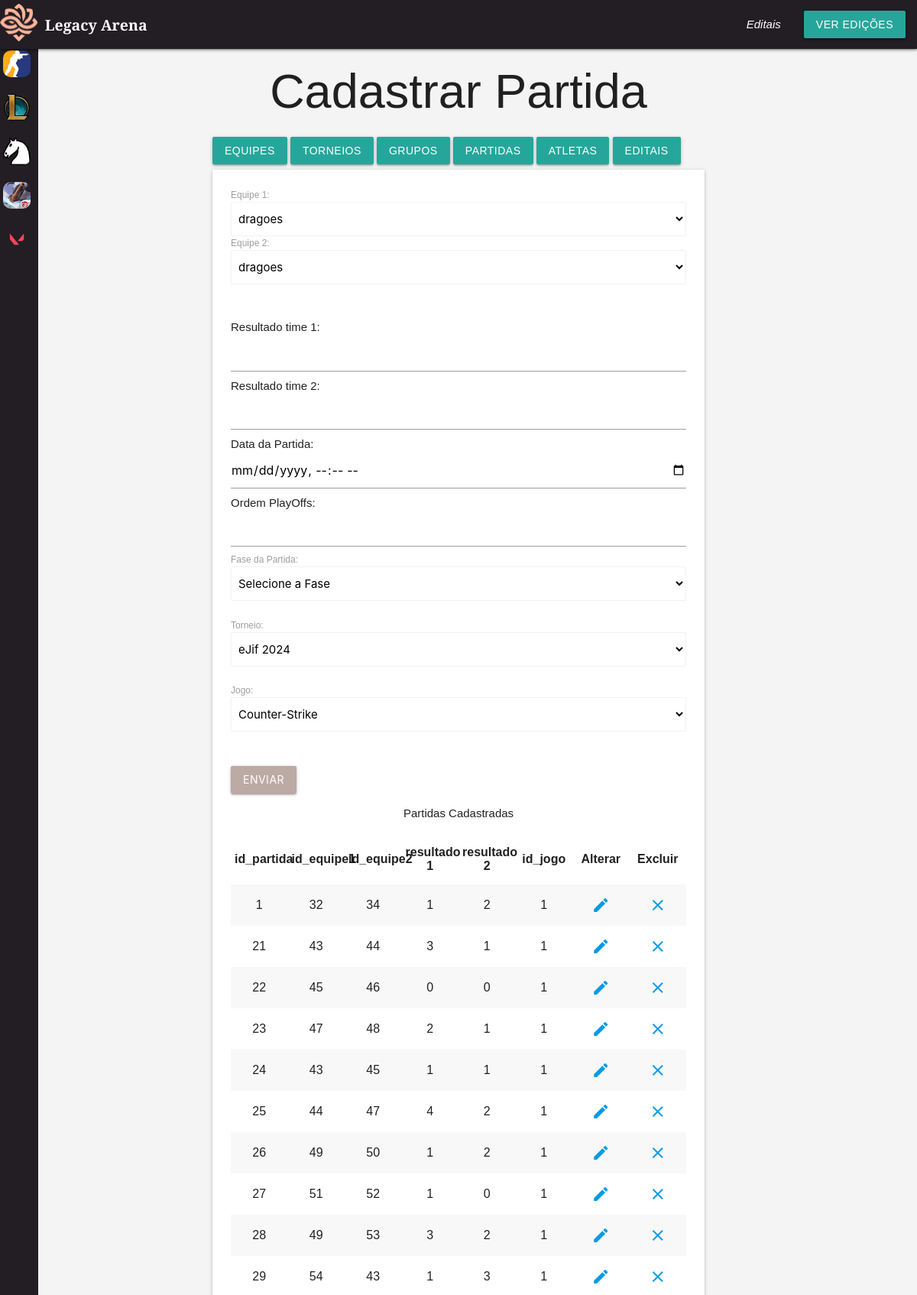
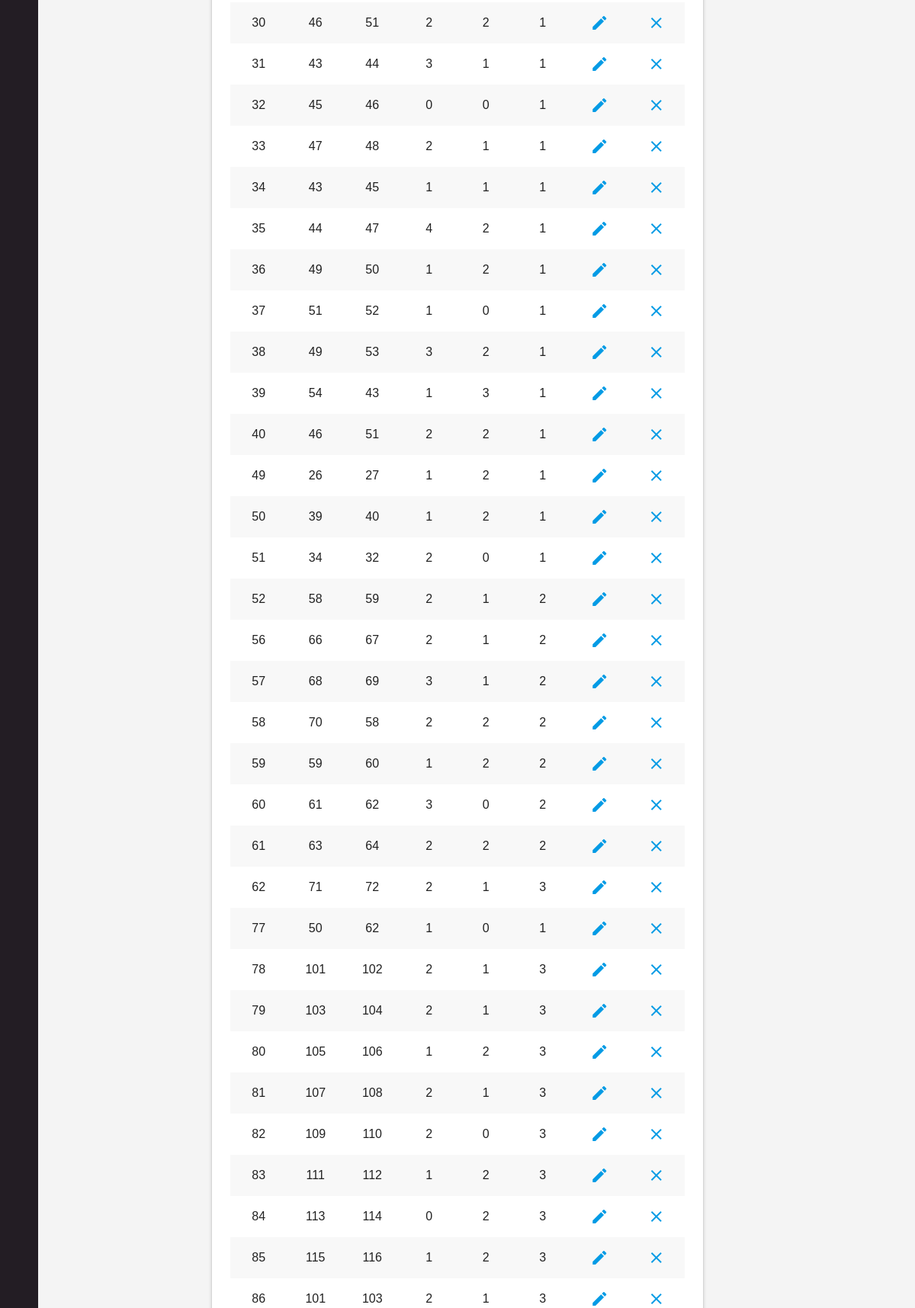
/crud/cadastrar-partidas.php (signed in, upper part), run on the app's committed database (2 pictures, top to bottom).
### tables this page shows
CREATE TABLE IF NOT EXISTS `partidas` (
  `id_partida` int NOT NULL AUTO_INCREMENT,
  `id_equipe` int NOT NULL,
  `id_equipe2` int NOT NULL,
  `resultado` int NOT NULL,
  `resultado2` int NOT NULL,
  `data_hora` datetime NOT NULL,
  `ordem_partidas` int NOT NULL,
  `id_fase` int DEFAULT NULL,
  `id_torneio` int NOT NULL,
  `id_jogo` int NOT NULL,
  PRIMARY KEY (`id_partida`),
  KEY `fk_id_equipe3` (`id_equipe2`),
  KEY `fk_id_equipe1` (`id_equipe`) USING BTREE,
  KEY `fk_id_fase` (`id_fase`),
  KEY `fk_id_torneio` (`id_torneio`),
  KEY `fk_id_jogo_plol` (`id_jogo`)
);

### conexao.php (called while the page is built, shortened)
<?php
function executarSQL($conexao, $sql)
{
    $resultado = mysqli_query($conexao, $sql);
    return $resultado;
}

### crud/cadastrar-partidas.php (the view, shortened to what this page needs)
<?php
require_once "../conexao.php";
$conexao = conectar();
require_once "header.php";
$sql = "SELECT id_equipe, nome FROM equipe";
$resultado_equipes = executarSQL($conexao, $sql);
$sql3 = "SELECT id, nome FROM torneios";
$resultado_torneios = executarSQL($conexao, $sql3);
$sql4 = "SELECT id, nome FROM jogos";
$resultado_jogos = executarSQL($conexao, $sql4);
$sql5 = "SELECT * from partidas";
$resultado_partidas = executarSQL($conexao, $sql5);
?>
<!DOCTYPE html>
<html lang="pt-br">
<head>
    <link type="text/css" rel="stylesheet" href="../css/style.css" media="screen,projection" />
</head>
<body id="main-content">
    <h1 class="center-align"> Cadastrar Partida </h1>
    <main class="container">
        <a href="../indexadm.php" class="waves-effect waves-light btn">Equipes</a>
        <a href="cadastrar-torneios.php" class="waves-effect waves-light btn">Torneios</a>
        <a href="cadastrar-grupocs.php" class="waves-effect waves-light btn">Grupos</a>
        <a href="cadastrar-partidas.php" class="waves-effect waves-light btn">Partidas</a>
        <a href="cadastrar-atletas.php" class="waves-effect waves-light btn">Atletas</a>
        <a href="cadastrar-edital.php" class="waves-effect waves-light btn">Editais</a>
        <div class="card-panel" style="width:100%;">
            <form action="partidas.php" method="post" enctype="multipart/form-data">
                <label for="equipe1">Equipe 1:</label>
                <select name="equipe1" id="equipe1" class="browser-default">
                    <?php
                    while ($equipe = mysqli_fetch_assoc($resultado_equipes)) {
                        echo '<option value="' . $equipe["id_equipe"] . '">' . $equipe["nome"] . '</option>';
                    }
                    ?>
                </select>
                <?php
                $resultado_equipes = executarSQL($conexao, $sql);
                ?>
                <label for="equipe2">Equipe 2:</label>
                <select name="equipe2" id="equipe2" class="browser-default">
                    <?php
                    while ($equipe = mysqli_fetch_assoc($resultado_equipes)) {
                        echo '<option value="' . $equipe["id_equipe"] . '">' . $equipe["nome"] . '</option>';
                    }
                    ?>
                </select>
                <br><br>
                Resultado time 1: <input type="text" name="resultado1"><br>
                Resultado time 2: <input type="text" name="resultado2"><br>
                Data da Partida: <input type="datetime-local" name="data"><br>
                Ordem PlayOffs: <input type="number" name="ordem"><br>
                <label for="fase">Fase da Partida: </label>
                <select name="fase" id="fase" class="browser-default">
                   <option value="NULL" disabled selected>Selecione a Fase</option>
                </select>
                <br> <label for="torneios"> Torneio: </label>
                <select name="torneios" id="torneios" class="browser-default">
                    <?php
                    while ($torneios = mysqli_fetch_assoc($resultado_torneios)) {
                        echo '<option value="' . $torneios["id"] . '">' . $torneios["nome"] . '</option>';
                    }
                    ?>
                </select>
                <br> <label for="jogos"> Jogo: </label>
                <select name="jogos" id="jogos" class="browser-default">
                    <?php
                    while ($jogos = mysqli_fetch_assoc($resultado_jogos)) {
                        echo '<option value="' . $jogos["id"] . '">' . $jogos["nome"] . '</option>';
                    }
                    ?>
                </select>
                <br>
                <br>
                <button class="btn waves-effect waves-light brown  lighten-3 " type="submit" name="action">Enviar </button>
            </form>
            <p class="center-align">Partidas Cadastradas</p>
            <table class="striped centered responsive-table" style="width: 100%; table-layout: fixed; max-width: 150%;">
                <thead>
                    <tr>
                        <th>id_partida</th>
                        <th>id_equipe1</th>
                        <th>id_equipe2</th>
                        <th>resultado 1</th>
                        <th>resultado 2</th>
                        <th>id_jogo</th>
                        <th>Alterar</th>
                        <th>Excluir</th>
                    </tr>
                </thead>
                <tbody>
                    <?php
                    while ($equipe = mysqli_fetch_assoc($resultado_partidas)) {
                        echo '<tr>';
                        echo '<td>' . $equipe['id_partida'] . '</td>';
                        echo '<td>' . $equipe['id_equipe'] . '</td>';
                        echo '<td>' . $equipe['id_equipe2'] . '</td>';
                        echo '<td>' . $equipe['resultado'] . '</td>';
                        echo '<td>' . $equipe['resultado2'] . '</td>';
                        echo '<td>' . $equipe['id_jogo'] . '</td>';
                        echo '<td>
              <a href="form-alterarpartida.php?id_partida=' . $equipe['id_partida'] . '">
                  <i class="material-icons">edit</i>
              </a>
            </td>';
                        echo '<td> <a href="excluirpartida.php?id_partida=' . $equipe['id_partida'] . '"> <i class="material-icons">clear</i> </a> </td>';
                        echo '</tr>';
                    }
                    ?>
                </tbody>
            </table>
        </div>
    </main>
</body>
</html>

### data on the page
partidas: id_partida "1", id_equipe "32", id_equipe2 "34", resultado "1", resultado2 "2", id_jogo "1"
partidas: id_partida "21", id_equipe "43", id_equipe2 "44", resultado "3", resultado2 "1", id_jogo "1"
partidas: id_partida "22", id_equipe "45", id_equipe2 "46", resultado "0", resultado2 "0", id_jogo "1"
partidas: id_partida "23", id_equipe "47", id_equipe2 "48", resultado "2", resultado2 "1", id_jogo "1"
partidas: id_partida "24", id_equipe "43", id_equipe2 "45", resultado "1", resultado2 "1", id_jogo "1"
partidas: id_partida "25", id_equipe "44", id_equipe2 "47", resultado "4", resultado2 "2", id_jogo "1"
partidas: id_partida "26", id_equipe "49", id_equipe2 "50", resultado "1", resultado2 "2", id_jogo "1"
partidas: id_partida "27", id_equipe "51", id_equipe2 "52", resultado "1", resultado2 "0", id_jogo "1"
partidas: id_partida "28", id_equipe "49", id_equipe2 "53", resultado "3", resultado2 "2", id_jogo "1"
partidas: id_partida "29", id_equipe "54", id_equipe2 "43", resultado "1", resultado2 "3", id_jogo "1"
partidas: id_partida "30", id_equipe "46", id_equipe2 "51", resultado "2", resultado2 "2", id_jogo "1"
partidas: id_partida "31", id_equipe "43", id_equipe2 "44", resultado "3", resultado2 "1", id_jogo "1"
partidas: id_partida "32", id_equipe "45", id_equipe2 "46", resultado "0", resultado2 "0", id_jogo "1"
partidas: id_partida "33", id_equipe "47", id_equipe2 "48", resultado "2", resultado2 "1", id_jogo "1"
partidas: id_partida "34", id_equipe "43", id_equipe2 "45", resultado "1", resultado2 "1", id_jogo "1"
partidas: id_partida "35", id_equipe "44", id_equipe2 "47", resultado "4", resultado2 "2", id_jogo "1"
partidas: id_partida "36", id_equipe "49", id_equipe2 "50", resultado "1", resultado2 "2", id_jogo "1"
partidas: id_partida "37", id_equipe "51", id_equipe2 "52", resultado "1", resultado2 "0", id_jogo "1"
partidas: id_partida "38", id_equipe "49", id_equipe2 "53", resultado "3", resultado2 "2", id_jogo "1"
partidas: id_partida "39", id_equipe "54", id_equipe2 "43", resultado "1", resultado2 "3", id_jogo "1"
partidas: id_partida "40", id_equipe "46", id_equipe2 "51", resultado "2", resultado2 "2", id_jogo "1"
partidas: id_partida "49", id_equipe "26", id_equipe2 "27", resultado "1", resultado2 "2", id_jogo "1"
partidas: id_partida "50", id_equipe "39", id_equipe2 "40", resultado "1", resultado2 "2", id_jogo "1"
partidas: id_partida "51", id_equipe "34", id_equipe2 "32", resultado "2", resultado2 "0", id_jogo "1"
partidas: id_partida "52", id_equipe "58", id_equipe2 "59", resultado "2", resultado2 "1", id_jogo "2"
partidas: id_partida "56", id_equipe "66", id_equipe2 "67", resultado "2", resultado2 "1", id_jogo "2"
partidas: id_partida "57", id_equipe "68", id_equipe2 "69", resultado "3", resultado2 "1", id_jogo "2"
partidas: id_partida "58", id_equipe "70", id_equipe2 "58", resultado "2", resultado2 "2", id_jogo "2"
partidas: id_partida "59", id_equipe "59", id_equipe2 "60", resultado "1", resultado2 "2", id_jogo "2"
partidas: id_partida "60", id_equipe "61", id_equipe2 "62", resultado "3", resultado2 "0", id_jogo "2"
partidas: id_partida "61", id_equipe "63", id_equipe2 "64", resultado "2", resultado2 "2", id_jogo "2"
partidas: id_partida "62", id_equipe "71", id_equipe2 "72", resultado "2", resultado2 "1", id_jogo "3"
partidas: id_partida "77", id_equipe "50", id_equipe2 "62", resultado "1", resultado2 "0", id_jogo "1"
partidas: id_partida "78", id_equipe "101", id_equipe2 "102", resultado "2", resultado2 "1", id_jogo "3"
partidas: id_partida "79", id_equipe "103", id_equipe2 "104", resultado "2", resultado2 "1", id_jogo "3"
partidas: id_partida "80", id_equipe "105", id_equipe2 "106", resultado "1", resultado2 "2", id_jogo "3"
partidas: id_partida "81", id_equipe "107", id_equipe2 "108", resultado "2", resultado2 "1", id_jogo "3"
partidas: id_partida "82", id_equipe "109", id_equipe2 "110", resultado "2", resultado2 "0", id_jogo "3"
partidas: id_partida "83", id_equipe "111", id_equipe2 "112", resultado "1", resultado2 "2", id_jogo "3"
partidas: id_partida "84", id_equipe "113", id_equipe2 "114", resultado "0", resultado2 "2", id_jogo "3"
partidas: id_partida "85", id_equipe "115", id_equipe2 "116", resultado "1", resultado2 "2", id_jogo "3"
partidas: id_partida "86", id_equipe "101", id_equipe2 "103", resultado "2", resultado2 "1", id_jogo "3"

### other printed values
form field equipe1 "dragoes"
form field equipe2 "dragoes"
form field torneios "eJif 2024"
form field jogos "Counter-Strike"
